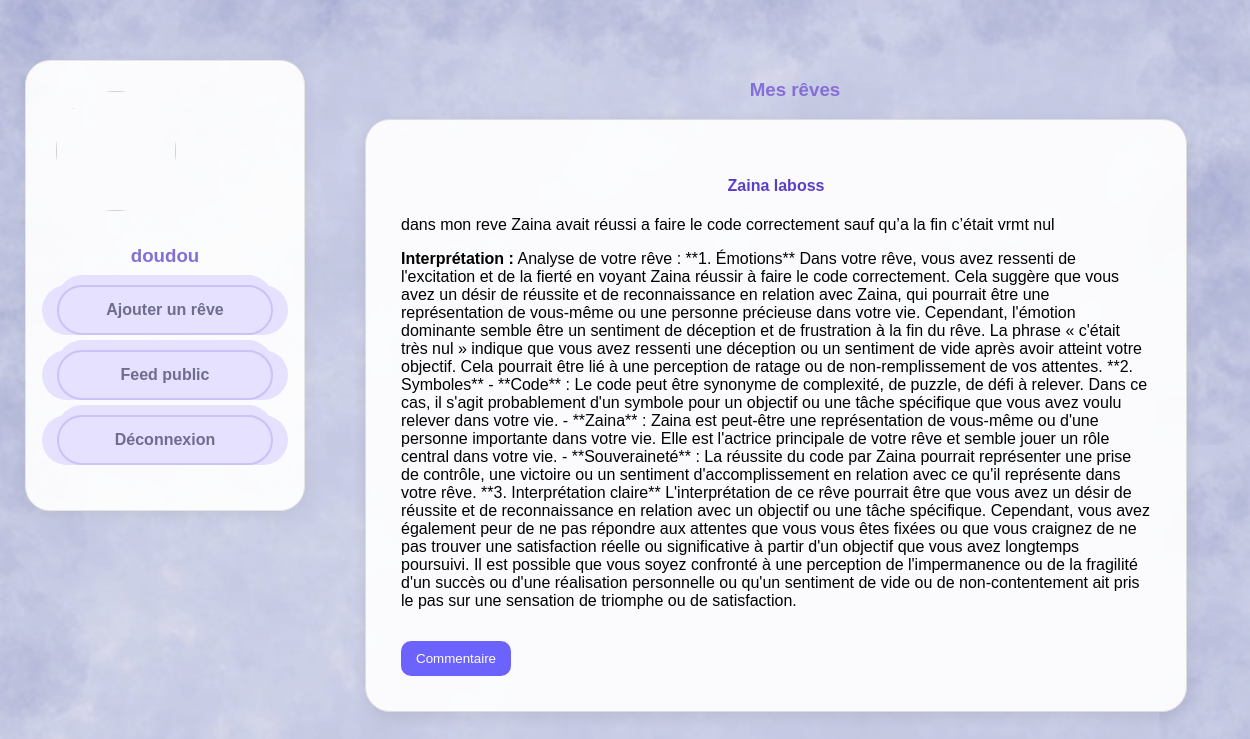
/dashboard (signed in), run on the app's committed database.
### tables this page shows
CREATE TABLE users (
            id INTEGER PRIMARY KEY AUTOINCREMENT,
            username TEXT NOT NULL,
            email TEXT NOT NULL UNIQUE,
            password TEXT NOT NULL
        );

CREATE TABLE dreams (
            id INTEGER PRIMARY KEY AUTOINCREMENT,
            user_id INTEGER NOT NULL,
            title TEXT NOT NULL,
            content TEXT NOT NULL,
            interpretation TEXT,
            is_public INTEGER DEFAULT 0,
            FOREIGN KEY (user_id) REFERENCES users (id)
        );

### app.py (the view)
@app.route("/dashboard")
def dashboard():
    if "user_id" not in session:
        return redirect(url_for("login"))
    conn = get_db_connection()
    cursor = conn.cursor()
    cursor.execute(
        "SELECT * FROM dreams WHERE user_id = ?",
        (session["user_id"],)
    )
    dreams = cursor.fetchall()
    cursor.execute("""
        SELECT comments.*, users.username
        FROM comments
        JOIN users ON comments.user_id = users.id
        ORDER BY comments.id DESC
    """)
    comments = cursor.fetchall()
    conn.close()
    return render_template(
        "dashboard.html",
        dreams=dreams,
        comments=comments,
        username=session["username"]
    )

### app.py (called while the page is built)
def get_db_connection():
    conn = sqlite3.connect(DATABASE)
    conn.row_factory = sqlite3.Row
    return conn

### templates/dashboard.html (shortened to what this page needs)
<!DOCTYPE html>
<html lang="fr">
<head>
    <link rel="stylesheet" href="{{ url_for('static', filename='style.css') }}">
</head>
<body>
    <div class="dashboard-layout">
        <aside class="profile-sidebar">
        <div class="profile-card">
            <img src="{{ url_for('static', filename='default.png') }}" class="profile-pic">
            <h3>{{ username }}</h3>
            <a href="{{ url_for('add_dream') }}" class="btn">
    Ajouter un rêve
</a>
<a href="{{ url_for('feed') }}" class="btn">
    Feed public
</a>
<a href="{{ url_for('logout') }}" class="btn">
    Déconnexion
</a>
        </div>
    </aside>
    <main class="dreams-section">
        <h3>Mes rêves</h3>
        {% if dreams %}
            {% for dream in dreams %}
                <div class="card">
                    <h4>{{ dream["title"] }}</h4>
                    <p>{{ dream["content"] }}</p>
                    <p><strong>Interprétation :</strong> {{ dream["interpretation"] }}</p>
                <button class="show-comments-btn" onclick="toggleComments('{{ dream['id'] }}')">
    Commentaire
</button>
            </div>
            {% endfor %}
        {% else %}
            <p>Aucun rêve enregistré pour le moment.</p>
        {% endif %}
        </main>
    </div>
</body>
</html>

### static/style.css (style rules this page uses)
body { font-family: Arial, sans-serif; background: url("background.jpg") no-repeat center center; background-size: cover; margin: 0; padding: 0; min-height: 100vh; }
body::before { content: ""; position: fixed; inset: 0; background: rgba(255, 255, 255, 0.25); pointer-events: none; }
h1, h2, h3, h4 { color: #5a3ec8; text-align: center; }
.btn { display: block; width: 180px; text-align: center; text-decoration: none; background: #dcd6ff; color: #3f3a66; padding: 14px 16px; margin: 15px auto; font-size: 16px; font-weight: bold; border-radius: 50px; border: 2px solid #b8aef5; box-shadow: -15px 0 0 #dcd6ff, 15px 0 0 #dcd6ff, 0 -10px 0 #dcd6ff; transition: 0.3s; cursor: pointer; overflow: hidden; }
.card { background: rgba(255, 255, 255, 0.92); border: 1px solid #dddddd; border-radius: 25px; padding: 35px; margin-bottom: 40px; max-width: 750px; box-shadow: 0 4px 15px rgba(0,0,0,0.08); backdrop-filter: blur(8px); }
.show-comments-btn { margin-top: 15px; padding: 10px 15px; border: none; border-radius: 10px; background: #6c63ff; color: white; cursor: pointer; }
.dashboard-layout { display: grid; grid-template-columns: 280px 1fr; gap: 60px; width: 100%; max-width: 1200px; margin: 40px auto; padding: 20px; }
.profile-sidebar { width: 280px; }
.profile-card { background: rgba(255,255,255,0.92); border-radius: 25px; padding: 30px; box-shadow: 0 4px 15px rgba(0,0,0,0.08); border: 1px solid #dddddd; }
.profile-pic { width: 120px; height: 120px; border-radius: 50%; object-fit: cover; margin-bottom: 15px; }
.dreams-section { width: 100%; }

### data on the page
users: username "doudou"
dreams: title "Zaina laboss", content "dans mon reve Zaina avait réussi a faire le code correctement sauf qu’a la fin c’était vrmt nul", interpretation "Analyse de votre rêve : **1. Émotions** Dans votre rêve, vous avez ressenti de l'excitation et de la fierté en voyant Zaina réussir à faire le code correctement. Cela suggère que vous avez un désir de réussite et de reconnaissance en relation avec Zaina, qui pourrait être une représentation de vous-même ou une personne précieuse dans votre vie. Cependant, l'émotion dominante semble être un sentiment de déception et de frustration à la fin du rêve. La phrase « c'était très nul » indique que vous avez ressenti une déception ou un sentiment de vide après avoir atteint votre objectif. Cela pourrait être lié à une perception de ratage ou de non-remplissement de vos attentes. **2. Symboles** -…"
